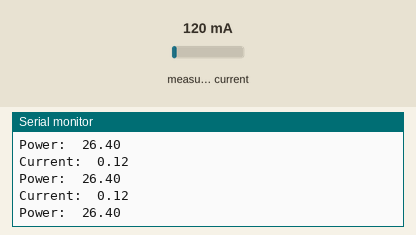
Recording of a sketch running on a simulated Arduino Uno, built with avr-gcc and run on an emulated ATmega328P. On the bench: the last lines printed to the serial monitor. The inputs (shaded band) are chosen by the test bench; at power-on: measured current 120 mA.

Above: at 1.2 s.
1.3 s: measured current set to 40 mA
At 1.58 s:
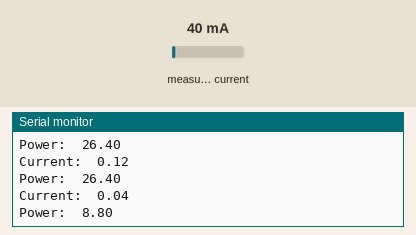
2.8 s: measured current set to 500 mA
At 2.83 s:
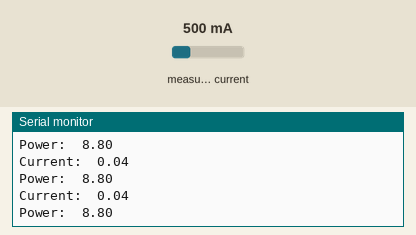
Timing chart, 0 to 5.8 s (numbered marks = the images above; inputs shaded):
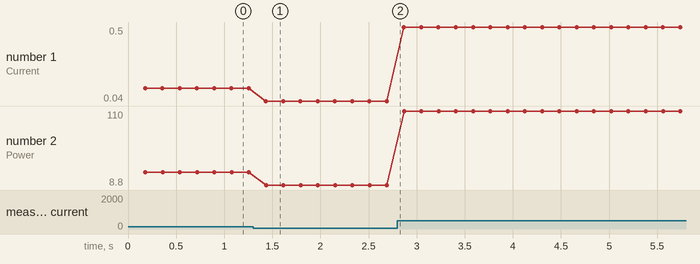

The sketch:

energy_sensor1.ino
```cpp
#include "EmonLib.h"
// Include Emon Library
EnergyMonitor emon1;
// Force EmonLib to use 10bit ADC resolution
#define ADC_BITS    10
//#define ADC_COUNTS  (1<<ADC_BITS)
#define ADC_INPUT A0
#define HOME_VOLTAGE 220.0
// Create an instance
void setup()
{
  Serial.begin(115200);
  emon1.current(ADC_INPUT, 30);
//  emon1.current(1, 111.1);             // Current: input pin, calibration.
}

void loop()
{
double amps = emon1.calcIrms(1480);  // Calculate Irms only

double watt = amps * HOME_VOLTAGE;

Serial.print("Current: ");         // Apparent power
  Serial.print(" ");
  Serial.println(amps);          // Irms

Serial.print("Power: ");         // Apparent power
  Serial.print(" ");
  Serial.println(watt);
}
```

Measured:
- after the input at 1.3 s, the serial monitor: prints a new line after 0.13 s (image 1)
- plotted number 1: 0.12 → 0.04 after the input at 1.3 s, 0.04 → 0.5 after the input at 2.8 s
- plotted number 2: 26.4 → 8.8 after the input at 1.3 s, 8.8 → 110 after the input at 2.8 s
